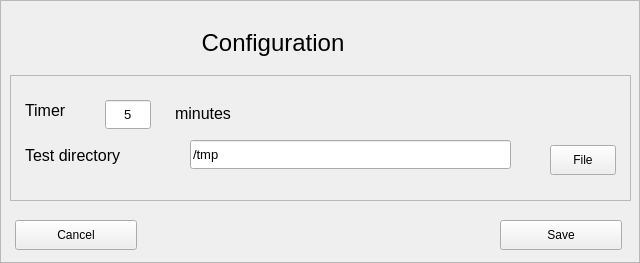
<?xml version="1.0" encoding="UTF-8"?>
<ui version="4.0">
 <class>FrameConfigure</class>
 <widget class="QFrame" name="FrameConfigure">
  <property name="geometry">
   <rect>
    <x>0</x>
    <y>0</y>
    <width>640</width>
    <height>263</height>
   </rect>
  </property>
  <property name="sizePolicy">
   <sizepolicy hsizetype="Fixed" vsizetype="Fixed">
    <horstretch>0</horstretch>
    <verstretch>0</verstretch>
   </sizepolicy>
  </property>
  <property name="windowTitle">
   <string>Configuration</string>
  </property>
  <property name="frameShape">
   <enum>QFrame::StyledPanel</enum>
  </property>
  <property name="frameShadow">
   <enum>QFrame::Raised</enum>
  </property>
  <widget class="QLabel" name="label">
   <property name="geometry">
    <rect>
     <x>105</x>
     <y>5</y>
     <width>336</width>
     <height>76</height>
    </rect>
   </property>
   <property name="font">
    <font>
     <pointsize>18</pointsize>
    </font>
   </property>
   <property name="text">
    <string>Configuration</string>
   </property>
   <property name="alignment">
    <set>Qt::AlignCenter</set>
   </property>
  </widget>
  <widget class="QFrame" name="frame">
   <property name="geometry">
    <rect>
     <x>10</x>
     <y>75</y>
     <width>621</width>
     <height>126</height>
    </rect>
   </property>
   <property name="frameShape">
    <enum>QFrame::StyledPanel</enum>
   </property>
   <property name="frameShadow">
    <enum>QFrame::Raised</enum>
   </property>
   <widget class="QLabel" name="label_2">
    <property name="geometry">
     <rect>
      <x>15</x>
      <y>20</y>
      <width>78</width>
      <height>31</height>
     </rect>
    </property>
    <property name="font">
     <font>
      <pointsize>12</pointsize>
     </font>
    </property>
    <property name="text">
     <string>Timer</string>
    </property>
   </widget>
   <widget class="QLabel" name="label_3">
    <property name="geometry">
     <rect>
      <x>15</x>
      <y>60</y>
      <width>151</width>
      <height>41</height>
     </rect>
    </property>
    <property name="font">
     <font>
      <pointsize>12</pointsize>
     </font>
    </property>
    <property name="text">
     <string>Test directory</string>
    </property>
   </widget>
   <widget class="QLineEdit" name="timerLineEdit">
    <property name="geometry">
     <rect>
      <x>95</x>
      <y>25</y>
      <width>46</width>
      <height>29</height>
     </rect>
    </property>
    <property name="font">
     <font>
      <pointsize>10</pointsize>
     </font>
    </property>
    <property name="text">
     <string>5</string>
    </property>
    <property name="alignment">
     <set>Qt::AlignCenter</set>
    </property>
   </widget>
   <widget class="QLineEdit" name="testDirLineEdit">
    <property name="geometry">
     <rect>
      <x>180</x>
      <y>65</y>
      <width>321</width>
      <height>29</height>
     </rect>
    </property>
    <property name="font">
     <font>
      <pointsize>10</pointsize>
     </font>
    </property>
    <property name="text">
     <string>/tmp</string>
    </property>
   </widget>
   <widget class="QLabel" name="label_4">
    <property name="geometry">
     <rect>
      <x>165</x>
      <y>25</y>
      <width>146</width>
      <height>26</height>
     </rect>
    </property>
    <property name="font">
     <font>
      <pointsize>12</pointsize>
     </font>
    </property>
    <property name="text">
     <string>minutes</string>
    </property>
   </widget>
   <widget class="QPushButton" name="chooseFileButton">
    <property name="geometry">
     <rect>
      <x>540</x>
      <y>70</y>
      <width>66</width>
      <height>30</height>
     </rect>
    </property>
    <property name="text">
     <string>File</string>
    </property>
   </widget>
  </widget>
  <widget class="QPushButton" name="saveButton">
   <property name="geometry">
    <rect>
     <x>500</x>
     <y>220</y>
     <width>122</width>
     <height>30</height>
    </rect>
   </property>
   <property name="text">
    <string>Save</string>
   </property>
  </widget>
  <widget class="QPushButton" name="cancelButton">
   <property name="geometry">
    <rect>
     <x>15</x>
     <y>220</y>
     <width>122</width>
     <height>30</height>
    </rect>
   </property>
   <property name="text">
    <string>Cancel</string>
   </property>
  </widget>
 </widget>
 <resources/>
 <connections>
  <connection>
   <sender>cancelButton</sender>
   <signal>clicked()</signal>
   <receiver>FrameConfigure</receiver>
   <slot>close()</slot>
   <hints>
    <hint type="sourcelabel">
     <x>75</x>
     <y>344</y>
    </hint>
    <hint type="destinationlabel">
     <x>319</x>
     <y>188</y>
    </hint>
   </hints>
  </connection>
 </connections>
</ui>
